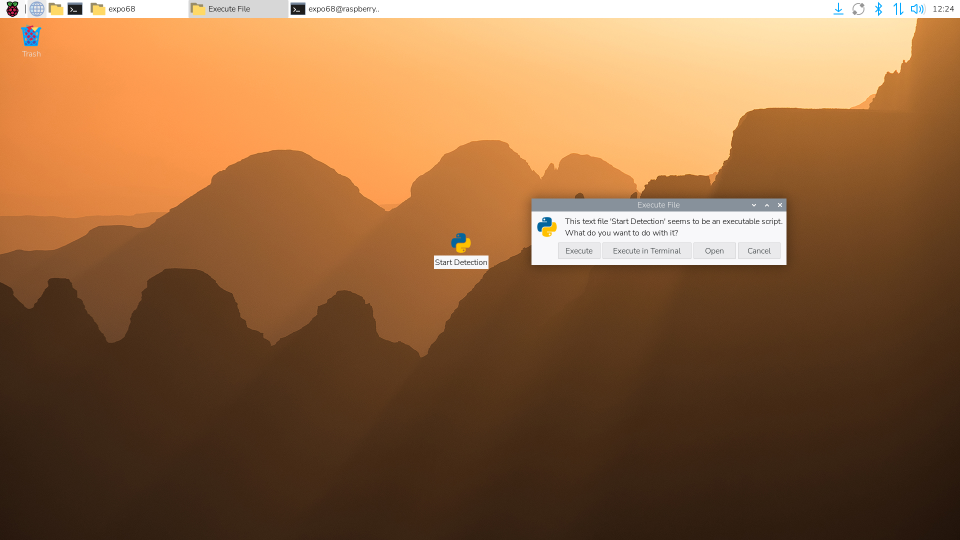
#> input picture 20260415_12h24m17s_grim.png, 1920 x 1080 px, given in place of the camera (shown at 1/2 size)
$ python color_tracker.py
#> lines starting #> are read from the running program, lines starting #| are printed output that depends on the picture; after the words box and inside, x2 and y2 are one past the last pixel; in counts of white or black regions, pixels touching at a corner belong together
import cv2
import numpy as np

# Try Pi Camera first (index 0), then USB (index 1)
cap = cv2.VideoCapture(0)
if not cap.isOpened():
    cap = cv2.VideoCapture(1)
if not cap.isOpened():
    print("Cannot open any camera")
    exit()

# Optional: reduce resolution for performance
cap.set(3, 640)  # width
cap.set(4, 480)  # height

while True:
    ret, frame = cap.read()
#> frame is the input picture: shape (1080, 1920, 3); mean B, G, R 63.1, 101.2, 144.5
    if not ret:
        print("Can't receive frame. Exiting...")
        break

    # Convert BGR frame to HSV color space
    hsv = cv2.cvtColor(frame, cv2.COLOR_BGR2HSV)
#> hsv: shape (1080, 1920, 3); mean H, S, V 17, 156.3, 144.9

    # Define blue color range (adjust if needed)
    lower_blue = np.array([100, 150, 50])
    upper_blue = np.array([140, 255, 255])

    # Create mask for blue
    mask = cv2.inRange(hsv, lower_blue, upper_blue)
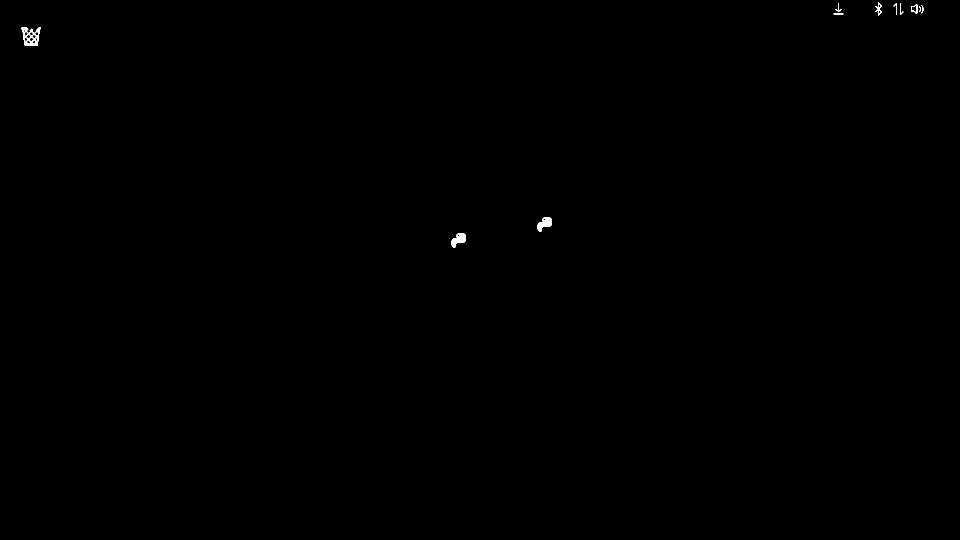
#> mask: shape (1080, 1920) (shown at 1/2 size); 0.1% white; 11 white regions

    # Find contours of the blue areas
    contours, _ = cv2.findContours(mask, cv2.RETR_TREE, cv2.CHAIN_APPROX_SIMPLE)
#> contours = 33 contours, 12 with area under 20; largest, box (x1, y1, x2, y2) and area: (42, 55, 82, 92) 942, (903, 466, 931, 495) 399, (1075, 434, 1103, 463) 399, (1822, 8, 1835, 27) 156, (1751, 4, 1764, 32) 131
    for cnt in contours:
        if cv2.contourArea(cnt) > 500:  # ignore tiny areas
            x, y, w, h = cv2.boundingRect(cnt)
            cv2.rectangle(frame, (x, y), (x + w, y + h), (0, 255, 0), 2)
#> this loop made 33 passes
#> (x, y, w, h) on pass 5: (42, 55, 40, 37)
#> cnt on passes 6, 20, 22, 23: [[71, 88], [72, 87], [73, 88], [72, 89]], [[73, 59], [74, 58], [75, 59], [74, 60]], [[50, 59], [51, 58], [52, 59], [51, 60]], [[1667, 27], [1667, 28], [1686, 28], [1686, 27]]
#> frame: shape (1080, 1920, 3); 0.02% of pixels changed, all inside (x1, y1, x2, y2) = (41, 54, 84, 94)

    # Show the original frame and mask
    cv2.imshow('Camera Stream', frame)
    cv2.imshow('Mask', mask)

    # Press 'q' to exit
    # Koen was here
    if cv2.waitKey(1) & 0xFF == ord('q'):
#> (key q is pressed here)
        break

# Release camera and close windows
cap.release()
cv2.destroyAllWindows()
